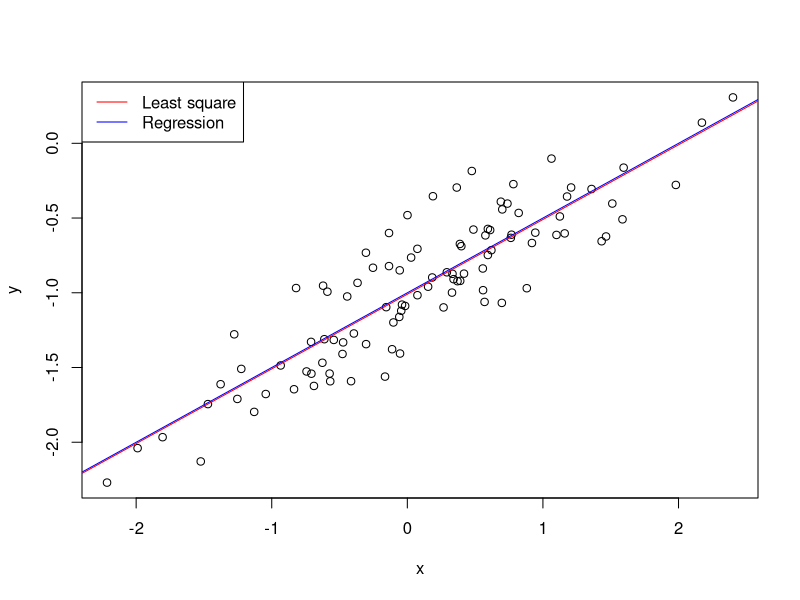

Source code (R):
set.seed(1)
x <- rnorm(100)
eps <- rnorm(n=100,sd=0.25)

y = -1 + (0.5*x) + eps
# from the above eqn it follows that B_0 = -1 and B_1 = 0.5
# this is confirmed through the plot below
plot(x,y)

# now we create a linear model
lm.fit <- lm(y~x)
summary(lm.fit)
# We note that the calculated coefficients, B_0 = -1.009
# and B_1 = 0.4997 are very close to the coefficient values above
# very low p-values
#
# add in least squares fit and population regression line on plot
abline(lm.fit, col='red')
abline(-1, 0.5, col = 'blue')
legend("topleft", c("Least square", "Regression"), col = c("red", "blue"), lty = c(1, 1))

# try a polynomial regression
lm.fit.poly <- lm(y~poly(x,2))
summary(lm.fit.poly)